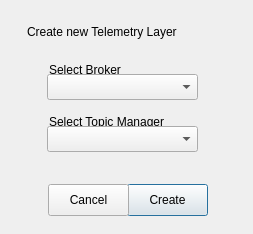
<?xml version="1.0" encoding="UTF-8"?>
<ui version="4.0">
 <class>tLayerConfig</class>
 <widget class="QDialog" name="tLayerConfig">
  <property name="geometry">
   <rect>
    <x>0</x>
    <y>0</y>
    <width>253</width>
    <height>234</height>
   </rect>
  </property>
  <property name="sizePolicy">
   <sizepolicy hsizetype="Preferred" vsizetype="Preferred">
    <horstretch>0</horstretch>
    <verstretch>0</verstretch>
   </sizepolicy>
  </property>
  <property name="maximumSize">
   <size>
    <width>300</width>
    <height>16777215</height>
   </size>
  </property>
  <property name="windowTitle">
   <string>Create Layer</string>
  </property>
  <property name="toolTip">
   <string/>
  </property>
  <widget class="QComboBox" name="selectBroker">
   <property name="geometry">
    <rect>
     <x>47</x>
     <y>74</y>
     <width>151</width>
     <height>26</height>
    </rect>
   </property>
   <property name="toolTip">
    <string>&lt;html&gt;&lt;head/&gt;&lt;body&gt;&lt;p&gt;Select MQTT Broker from list (configure new if required)&lt;/p&gt;&lt;/body&gt;&lt;/html&gt;</string>
   </property>
  </widget>
  <widget class="QLabel" name="selectBrokerLabel">
   <property name="geometry">
    <rect>
     <x>49</x>
     <y>62</y>
     <width>101</width>
     <height>16</height>
    </rect>
   </property>
   <property name="toolTip">
    <string>&lt;html&gt;&lt;head/&gt;&lt;body&gt;&lt;p&gt;Select broker from list&lt;/p&gt;&lt;/body&gt;&lt;/html&gt;</string>
   </property>
   <property name="text">
    <string>Select Broker</string>
   </property>
  </widget>
  <widget class="QLabel" name="selectTopicManagerLabel">
   <property name="geometry">
    <rect>
     <x>49</x>
     <y>114</y>
     <width>151</width>
     <height>16</height>
    </rect>
   </property>
   <property name="text">
    <string>Select Topic Manager</string>
   </property>
  </widget>
  <widget class="QComboBox" name="selectTopicManager">
   <property name="geometry">
    <rect>
     <x>47</x>
     <y>126</y>
     <width>151</width>
     <height>26</height>
    </rect>
   </property>
   <property name="toolTip">
    <string>Select the Topic Types able to be shown on this layer</string>
   </property>
  </widget>
  <widget class="QLabel" name="title">
   <property name="geometry">
    <rect>
     <x>27</x>
     <y>24</y>
     <width>191</width>
     <height>16</height>
    </rect>
   </property>
   <property name="text">
    <string>Create new Telemetry Layer</string>
   </property>
  </widget>
  <widget class="QPushButton" name="buttonCreate">
   <property name="geometry">
    <rect>
     <x>127</x>
     <y>184</y>
     <width>81</width>
     <height>32</height>
    </rect>
   </property>
   <property name="text">
    <string>Create</string>
   </property>
  </widget>
  <widget class="QPushButton" name="buttonCancel">
   <property name="geometry">
    <rect>
     <x>48</x>
     <y>184</y>
     <width>81</width>
     <height>32</height>
    </rect>
   </property>
   <property name="text">
    <string>Cancel</string>
   </property>
  </widget>
 </widget>
 <tabstops>
  <tabstop>selectBroker</tabstop>
  <tabstop>selectTopicManager</tabstop>
  <tabstop>buttonCreate</tabstop>
  <tabstop>buttonCancel</tabstop>
 </tabstops>
 <resources/>
 <connections/>
</ui>
